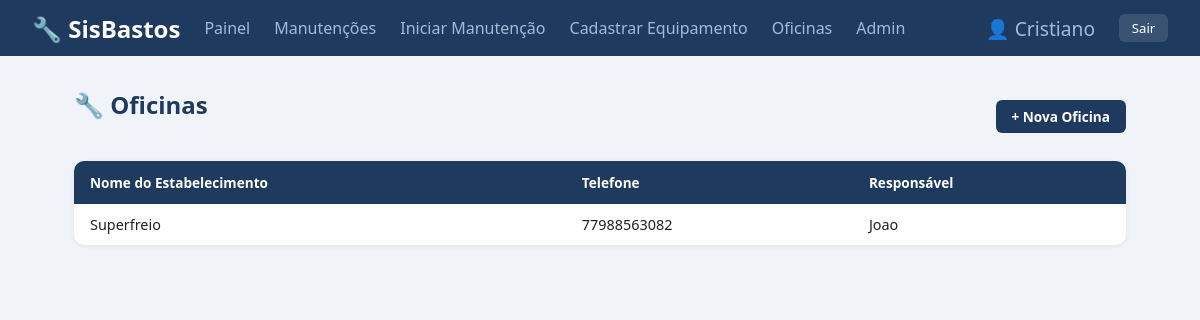
/oficinas/ (signed in), run on an earlier commit of the app's database.
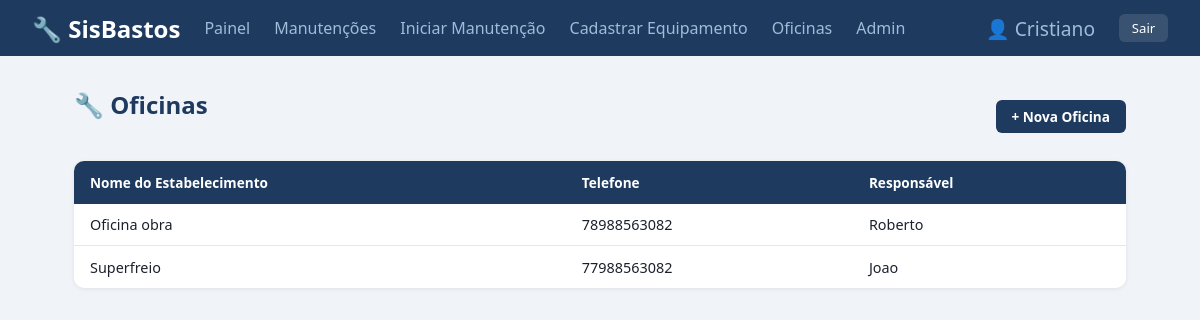
And on a later commit of the database.
### manutencao/models.py (models this page shows, shortened)
class Oficina(models.Model):
    nome        = models.CharField(max_length=100)
    telefone    = models.CharField(max_length=20, blank=True)
    responsavel = models.CharField(max_length=100, blank=True)
    class Meta:
        verbose_name        = "Oficina"
        verbose_name_plural = "Oficinas"
        ordering            = ["nome"]

### manutencao/views.py (the view)
# urls.py: path("oficinas/",           views.lista_oficinas,    name="lista_oficinas"),
@login_required
def lista_oficinas(request):
    oficinas = Oficina.objects.all()
    return render(request, "manutencao/lista_oficinas.html", {"oficinas": oficinas})

### manutencao/templates/manutencao/lista_oficinas.html
{% extends "manutencao/base.html" %}
{% block conteudo %}
<div class="toolbar">
  <h1>🔧 Oficinas</h1>
  <a href="{% url 'cadastrar_oficina' %}" class="btn btn-primary">+ Nova Oficina</a>
</div>
<table>
  <thead>
    <tr>
      <th>Nome do Estabelecimento</th>
      <th>Telefone</th>
      <th>Responsável</th>
    </tr>
  </thead>
  <tbody>
    {% for o in oficinas %}
    <tr>
      <td>{{ o.nome }}</td>
      <td>{{ o.telefone|default:"—" }}</td>
      <td>{{ o.responsavel|default:"—" }}</td>
    </tr>
    {% empty %}
    <tr>
      <td colspan="3" style="text-align:center;color:#718096;padding:2rem;">
        Nenhuma oficina cadastrada ainda.
      </td>
    </tr>
    {% endfor %}
  </tbody>
</table>
{% endblock %}

What changed in the data, as far as the page shows it:
added Oficina: nome "Oficina obra", telefone "78988563082", responsavel "Roberto"
